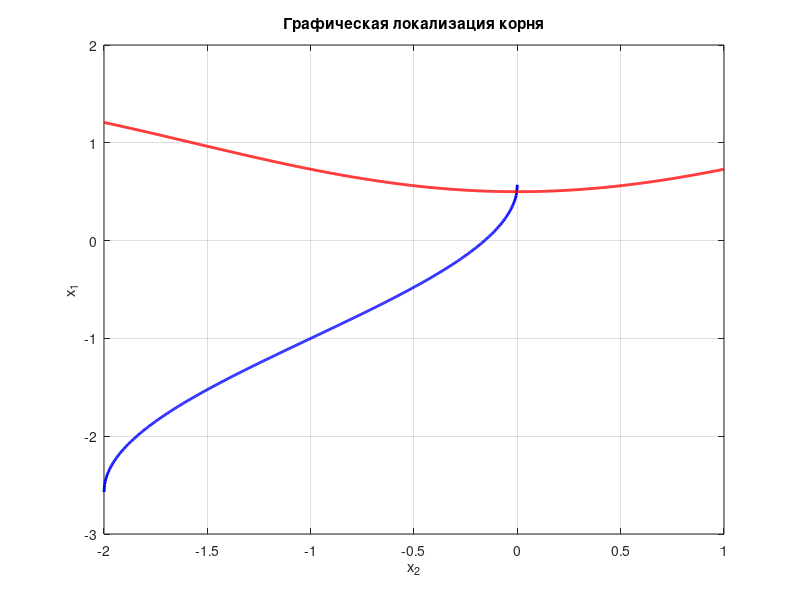

Reproduce this figure in MATLAB.
clear all; clc; format long;

eps = 1e-4;
max_iter = 100;

x2_vals = linspace(-2, 1, 1000);
valid = abs(x2_vals + 1) <= 1;
x1_curve1 = NaN(size(x2_vals));
x1_curve1(valid) = asin(x2_vals(valid) + 1) - 1;
x1_curve2 = (2 - cos(x2_vals)) / 2;

figure(1);
plot(x2_vals, x1_curve1, 'b-', 'LineWidth', 2); hold on;
plot(x2_vals, x1_curve2, 'r-', 'LineWidth', 2);
grid on; xlabel('x_2'); ylabel('x_1');
title('Графическая локализация корня');

x1_0 = 0.3;
x2_0 = -0.5;

fprintf('МЕТОД ПРОСТОЙ ИТЕРАЦИИ\n');

phi1 = @(x2) (2 - cos(x2)) / 2;
phi2 = @(x1) sin(x1 + 1) - 1;

J11 = 0;
J12 = 0.5 * sin(x2_0);
J21 = cos(x1_0 + 1);
J22 = 0;
J_matrix = [J11, J12; J21, J22];
q = norm(J_matrix, 1);
epsilon0 = (1 - q) / q * eps;
fprintf('q = %.6f\n', q);

x1_prev = x1_0;
x2_prev = x2_0;
fprintf('\n%-4s %-12s %-12s %-14s\n', 'k', 'x1', 'x2', '||x_k - x_(k-1)||_1');
fprintf('%-4d %-12.6f %-12.6f %-14s\n', 0, x1_prev, x2_prev, '-');

for k = 1:max_iter
    x1_new = phi1(x2_prev);
    x2_new = phi2(x1_new);
    dx_vec = [x1_new - x1_prev; x2_new - x2_prev];
    norm1 = norm(dx_vec, 1);
    fprintf('%-4d %-12.6f %-12.6f %-14.6e\n', k, x1_new, x2_new, norm1);
    if norm1 < epsilon0
        x1_simple = x1_new;
        x2_simple = x2_new;
        iter_simple = k;
        break;
    end
    x1_prev = x1_new;
    x2_prev = x2_new;
    if k == max_iter
        x1_simple = x1_new;
        x2_simple = x2_new;
        iter_simple = k;
    end
end

fprintf('\n\nМЕТОД НЬЮТОНА\n');

f1 = @(x1, x2) sin(x1 + 1) - x2 - 1;
f2 = @(x1, x2) 2*x1 + cos(x2) - 2;
J = @(x1, x2) [cos(x1 + 1), -1; 2, -sin(x2)];

x1_0 = 0.3;
x2_0 = -0.5;

x1_prev = x1_0;
x2_prev = x2_0;
fprintf('\n%-4s %-12s %-12s %-14s\n', 'k', 'x1', 'x2', '||x_k - x_(k-1)||_1');
fprintf('%-4d %-12.6f %-12.6f %-14s\n', 0, x1_prev, x2_prev, '-');

for k = 1:max_iter
    F = [f1(x1_prev, x2_prev); f2(x1_prev, x2_prev)];
    J_mat = J(x1_prev, x2_prev);
    dx = -J_mat \ F;
    x1_new = x1_prev + dx(1);
    x2_new = x2_prev + dx(2);
    norm1 = norm(dx, 1);
    fprintf('%-4d %-12.6f %-12.6f %-14.6e\n', k, x1_new, x2_new, norm1);
    if norm1 < eps
        x1_newton = x1_new;
        x2_newton = x2_new;
        iter_newton = k;
        break;
    end
    x1_prev = x1_new;
    x2_prev = x2_new;
    if k == max_iter
        x1_newton = x1_new;
        x2_newton = x2_new;
        iter_newton = k;
    end
end

system_func = @(X) [sin(X(1) + 1) - X(2) - 1; 2*X(1) + cos(X(2)) - 2];
options = optimset('Display', 'off', 'TolX', 1e-12, 'TolFun', 1e-12);
[x_fsolve, ~, exitflag] = fsolve(system_func, [x1_0; x2_0], options);

if exitflag > 0
    fprintf('\nПроверка fsolve:\n');
    fprintf('  x1 = %.8f, x2 = %.8f\n', x_fsolve(1), x_fsolve(2));
    res_fsolve = [f1(x_fsolve(1), x_fsolve(2)); f2(x_fsolve(1), x_fsolve(2))];
    fprintf('  Невязка: ||f||_1 = %.2e\n', norm(res_fsolve, 1));
end
